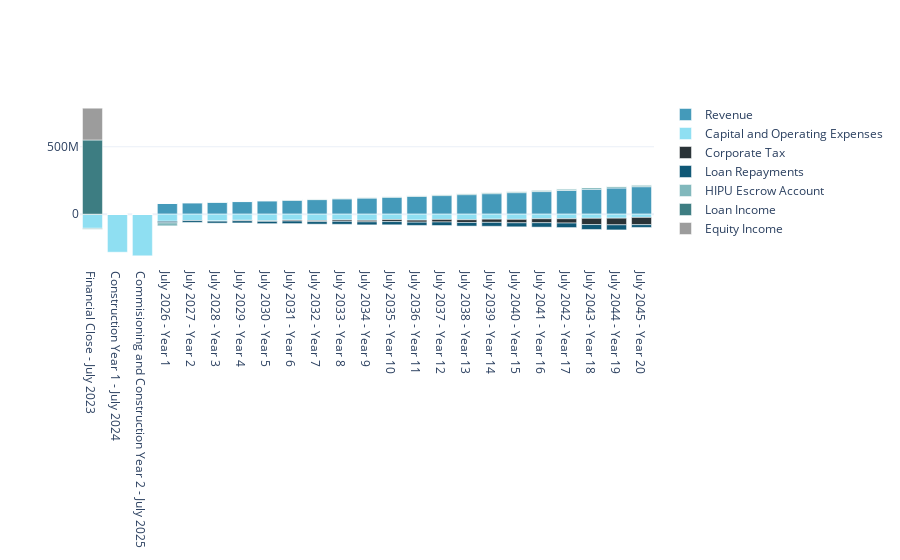

Notebook cell for this chart:
### Code cell
fig = go.Figure(data=traces)
# Change the bar mode
fig.update_layout(barmode='relative')


# fig.update_layout(title='Forecasts')

fig.show()

### Figure 1 — Plotly figure (JSON) as saved in the notebook; plotly's stock layout.template omitted (floating-point values rounded to 4 significant figures)
{"data": [{"name": "Revenue", "type": "bar", "x": ["Financial Close - July 2023", "Construction Year 1 - July 2024", "Commisioning and Construction Year 2 - July 2025", "July 2026 - Year 1", "July 2027 - Year 2", "July 2028 - Year 3", "July 2029 - Year 4", "July 2030 - Year 5", "July 2031 - Year 6", "July 2032 - Year 7", "July 2033 - Year 8", "July 2034 - Year 9", "July 2035 - Year 10", "July 2036 - Year 11", "July 2037 - Year 12", "July 2038 - Year 13", "July 2039 - Year 14", "July 2040 - Year 15", "July 2041 - Year 16", "July 2042 - Year 17", "July 2043 - Year 18", "July 2044 - Year 19", "July 2045 - Year 20"], "y": [0, 0, 0, 80541120, 84568176, 88800000.0, 93240000.0, 97900000.0, 102800000.0, 107900000.0, 113300000.0, 119000000.0, 124900000.0, 131200000.0, 137800000.0, 144600000.0, 151900000.0, 159500000.0, 167400000.0, 175800000.0, 184600000.0, 193800000.0, 203500000.0]}, {"name": "Capital and Operating Expenses", "type": "bar", "x": ["Financial Close - July 2023", "Construction Year 1 - July 2024", "Commisioning and Construction Year 2 - July 2025", "July 2026 - Year 1", "July 2027 - Year 2", "July 2028 - Year 3", "July 2029 - Year 4", "July 2030 - Year 5", "July 2031 - Year 6", "July 2032 - Year 7", "July 2033 - Year 8", "July 2034 - Year 9", "July 2035 - Year 10", "July 2036 - Year 11", "July 2037 - Year 12", "July 2038 - Year 13", "July 2039 - Year 14", "July 2040 - Year 15", "July 2041 - Year 16", "July 2042 - Year 17", "July 2043 - Year 18", "July 2044 - Year 19", "July 2045 - Year 20"], "y": [-104906000, -282103500, -308843550, -52930000.0, -46820000.0, -51420000.0, -45470000.0, -49790000.0, -44000000.0, -47670000.0, -42640000.0, -45730000.0, -40360000.0, -44080000.0, -39120000.0, -41350000.0, -37100000.0, -38440000.0, -34140000.0, -34030000.0, -30880000.0, -29920000.0, -24180000.0]}, {"name": "Corporate Tax", "type": "bar", "x": ["Financial Close - July 2023", "Construction Year 1 - July 2024", "Commisioning and Construction Year 2 - July 2025", "July 2026 - Year 1", "July 2027 - Year 2", "July 2028 - Year 3", "July 2029 - Year 4", "July 2030 - Year 5", "July 2031 - Year 6", "July 2032 - Year 7", "July 2033 - Year 8", "July 2034 - Year 9", "July 2035 - Year 10", "July 2036 - Year 11", "July 2037 - Year 12", "July 2038 - Year 13", "July 2039 - Year 14", "July 2040 - Year 15", "July 2041 - Year 16", "July 2042 - Year 17", "July 2043 - Year 18", "July 2044 - Year 19", "July 2045 - Year 20"], "y": [0, 0, 0, 0, -673900.0, -561700.0, -3679000.0, -3783000.0, -6989000.0, -7428000.0, -10560000.0, -11330000.0, -14730000.0, -15480000.0, -18940000.0, -20340000.0, -23780000.0, -25660000.0, -29340000.0, -31880000.0, -46120000.0, -49170000.0, -53800000.0]}, {"name": "Loan Repayments", "type": "bar", "x": ["Financial Close - July 2023", "Construction Year 1 - July 2024", "Commisioning and Construction Year 2 - July 2025", "July 2026 - Year 1", "July 2027 - Year 2", "July 2028 - Year 3", "July 2029 - Year 4", "July 2030 - Year 5", "July 2031 - Year 6", "July 2032 - Year 7", "July 2033 - Year 8", "July 2034 - Year 9", "July 2035 - Year 10", "July 2036 - Year 11", "July 2037 - Year 12", "July 2038 - Year 13", "July 2039 - Year 14", "July 2040 - Year 15", "July 2041 - Year 16", "July 2042 - Year 17", "July 2043 - Year 18", "July 2044 - Year 19", "July 2045 - Year 20"], "y": [0, 0, 0, -11500000, -13594494, -14544335, -15906984, -16823430, -18940697, -19040508, -21934378, -22315288, -23814468, -24022852, -26080217, -26806415, -28936670, -29796834, -32562191, -33480523, -36617291, -37715560, -20629658]}, {"name": "HIPU Escrow Account", "type": "bar", "x": ["Financial Close - July 2023", "Construction Year 1 - July 2024", "Commisioning and Construction Year 2 - July 2025", "July 2026 - Year 1", "July 2027 - Year 2", "July 2028 - Year 3", "July 2029 - Year 4", "July 2030 - Year 5", "July 2031 - Year 6", "July 2032 - Year 7", "July 2033 - Year 8", "July 2034 - Year 9", "July 2035 - Year 10", "July 2036 - Year 11", "July 2037 - Year 12", "July 2038 - Year 13", "July 2039 - Year 14", "July 2040 - Year 15", "July 2041 - Year 16", "July 2042 - Year 17", "July 2043 - Year 18", "July 2044 - Year 19", "July 2045 - Year 20"], "y": [-7000000, 0, 0, -22500000, 1125000, 2193750, 3209000.0, 4174000.0, 5090000.0, 5960000.0, 6787000.0, 7573000.0, 8319000.0, 9028000.0, 9702000.0, 10340000.0, 10950000.0, 11530000.0, 12080000.0, 12600000.0, 13090000.0, 13560000.0, 14010000.0]}, {"name": "Loan Income", "type": "bar", "x": ["Financial Close - July 2023", "Construction Year 1 - July 2024", "Commisioning and Construction Year 2 - July 2025", "July 2026 - Year 1", "July 2027 - Year 2", "July 2028 - Year 3", "July 2029 - Year 4", "July 2030 - Year 5", "July 2031 - Year 6", "July 2032 - Year 7", "July 2033 - Year 8", "July 2034 - Year 9", "July 2035 - Year 10", "July 2036 - Year 11", "July 2037 - Year 12", "July 2038 - Year 13", "July 2039 - Year 14", "July 2040 - Year 15", "July 2041 - Year 16", "July 2042 - Year 17", "July 2043 - Year 18", "July 2044 - Year 19", "July 2045 - Year 20"], "y": [550062792, 0, 0, 0, 0, 0, 0, 0, 0, 0, 0, 0, 0, 0, 0, 0, 0, 0, 0, 0, 0, 0, 0]}, {"name": "Equity Income", "type": "bar", "x": ["Financial Close - July 2023", "Construction Year 1 - July 2024", "Commisioning and Construction Year 2 - July 2025", "July 2026 - Year 1", "July 2027 - Year 2", "July 2028 - Year 3", "July 2029 - Year 4", "July 2030 - Year 5", "July 2031 - Year 6", "July 2032 - Year 7", "July 2033 - Year 8", "July 2034 - Year 9", "July 2035 - Year 10", "July 2036 - Year 11", "July 2037 - Year 12", "July 2038 - Year 13", "July 2039 - Year 14", "July 2040 - Year 15", "July 2041 - Year 16", "July 2042 - Year 17", "July 2043 - Year 18", "July 2044 - Year 19", "July 2045 - Year 20"], "y": [235700000.0, 0, 0, 0, 0, 0, 0, 0, 0, 0, 0, 0, 0, 0, 0, 0, 0, 0, 0, 0, 0, 0, 0]}], "layout": {"barmode": "relative"}}
